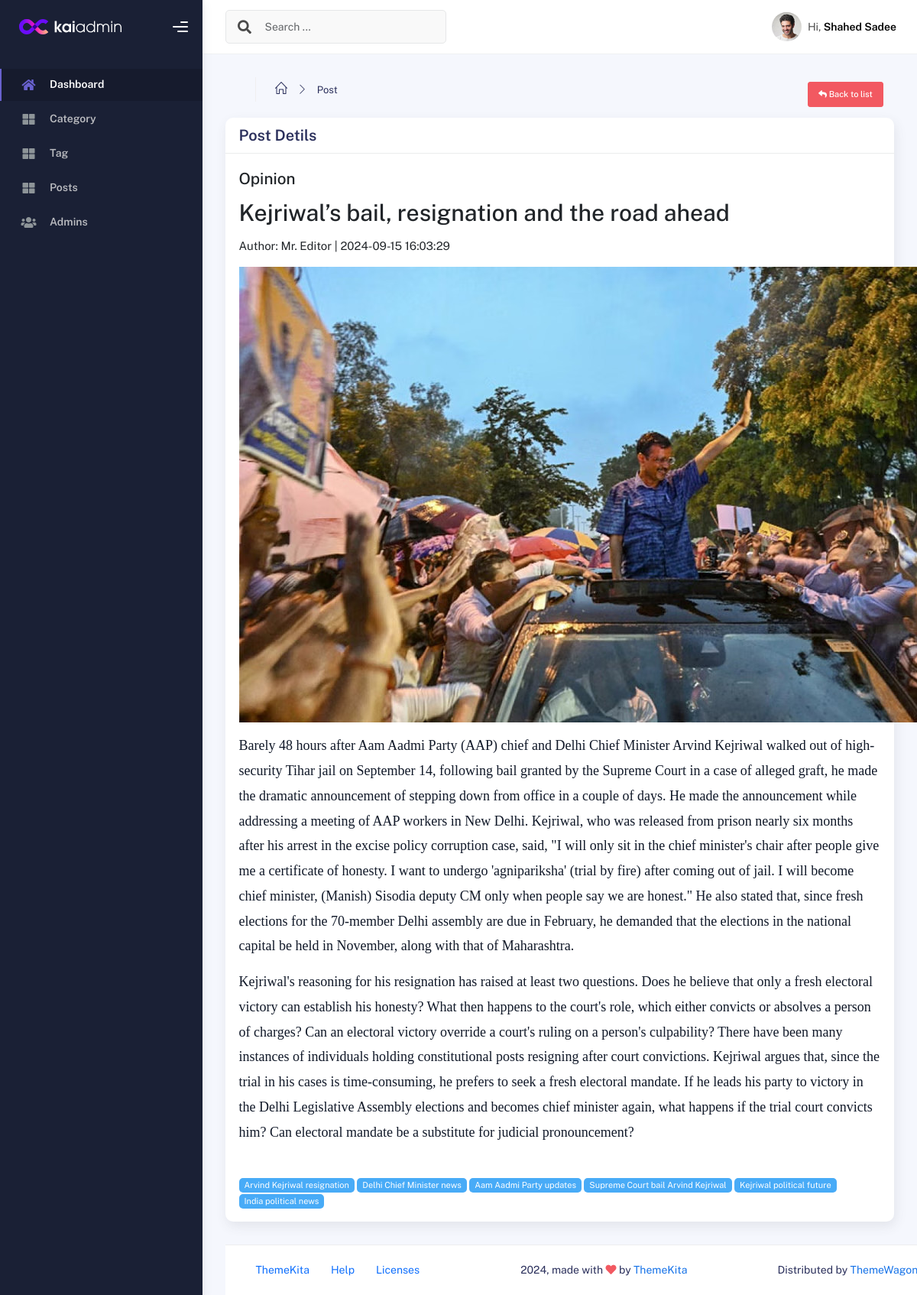
Screenshot of /admin/postShow.php?id=5 (signed in) with the database file from the repository.
### tables this page shows
CREATE TABLE `post` (
  `id` int NOT NULL,
  `category_id` int NOT NULL,
  `user_id` int NOT NULL,
  `title` varchar(255) NOT NULL,
  `slug` varchar(255) NOT NULL,
  `description` longtext NOT NULL,
  `image` varchar(255) NOT NULL,
  `is_published` tinyint(1) NOT NULL DEFAULT '0',
  `is_featured` tinyint(1) DEFAULT '0',
  `created_at` timestamp NULL DEFAULT CURRENT_TIMESTAMP,
  `updated_at` timestamp NULL DEFAULT CURRENT_TIMESTAMP
);

CREATE TABLE `category` (
  `id` int NOT NULL,
  `name` varchar(255) NOT NULL,
  `slug` varchar(255) NOT NULL
);

CREATE TABLE `users` (
  `id` int NOT NULL,
  `name` varchar(255) NOT NULL,
  `email` varchar(255) NOT NULL,
  `password` varchar(255) NOT NULL,
  `status` enum('active','inactive') NOT NULL DEFAULT 'active',
  `image` varchar(255) DEFAULT NULL,
  `role` enum('admin','editor','user') NOT NULL DEFAULT 'user',
  `phone` varchar(15) DEFAULT NULL
);

CREATE TABLE `tag` (
  `id` int NOT NULL,
  `name` varchar(255) NOT NULL,
  `slug` varchar(255) NOT NULL
);

### admin/postShow.php (the view, shortened to what this page needs)
<?php
include "layout/head.php";
?>
<body>
    <div class="wrapper">
        <?php
        include "layout/sidebar.php";
        ?>
        <div class="main-panel">
            <div class="main-header">
                <?php
                include "layout/header.php";
                ?>
            </div>
            <div class="container">
                <div class="page-inner">
                    <div class="p-3">
                        <div class="row">
                            <div class="col-md-6">
                                <ul class="breadcrumbs mb-3">
                                    <li class="nav-home">
                                        <a href="dashboard.php">
                                            <i class="icon-home"></i>
                                        </a>
                                    </li>
                                    <li class="separator">
                                        <i class="icon-arrow-right"></i>
                                    </li>
                                    <li class="nav-item">
                                        <a href="post.php">Post</a>
                                    </li>
                                </ul>
                            </div>
                            <div class="col-md-6 text-end">
                                <a href="post.php" class="btn btn-danger btn-sm"><i class="fa fa-reply"></i> Back to list</a>
                            </div>
                        </div>
                    </div>
                    <div class="row">
                        <div class="col-md-12">
                            <div class="card">
                                <div class="card-header py-2">
                                    <h4 class="card-title">Post Detils </h4>
                                </div>
                                <div class="card-body">
                                    <?php
                                    if (isset($_GET['id']) && !empty($_GET['id'])) {
                                        $id = $_GET['id'];
                                        $sql = "SELECT post.*, category.name as categoryName,users.name as author FROM post
                                                    INNER JOIN category ON post.category_id = category.id INNER JOIN users ON post.user_id = users.id  WHERE post.id = :id";
                                        $stmt = $pdo->prepare($sql);
                                        $stmt->bindParam(':id', $id);
                                        $stmt->execute();
                                        $post = $stmt->fetch(PDO::FETCH_OBJ);
                                    }
                                    ?>
                                    <h4><?php echo $post->categoryName ?></h4>
                                    <h1><?php echo $post->title ?></h1>
                                    <p>
                                        Author: <?php echo $post->author ?> | <span><?php echo $post->created_at ?></span>
                                    </p>
                                    <img src="<?php echo $post->image ?>" alt="">
                                    <p>
                                        <?php echo html_entity_decode($post->description) ?>
                                    </p>
                                    <?php
                                    $sql = "SELECT tag.* FROM tag INNER JOIN post_tag ON tag.id = post_tag.tag_id WHERE post_id=:postId";
                                    $stmt = $pdo->prepare($sql);
                                    $stmt->bindParam(':postId', $post->id, PDO::PARAM_INT);
                                    $stmt->execute();
                                    $tags = $stmt->fetchAll(PDO::FETCH_OBJ);
                                    if ($tags) {
                                        foreach ($tags as $key => $tag) { ?>
                                            <span class="badge badge-info badge-pill m-r-5 m-b-5"><?php echo $tag->name; ?></span>
                                    <?php
                                        }
                                    }
                                    ?>
                                </div>
                            </div>
                        </div>
                    </div>
                    <?php
                    include "layout/footer.php";
                    ?>
                </div>
            </div>
</body>
</html>

### admin/layout/head.php (shortened to what this page needs)
<!DOCTYPE html>
<html lang="en">
<head>
    <link rel="stylesheet" href="assets/vendor/summernote/dist/summernote-bs4.min.css">
    <link rel="stylesheet" href="https://cdnjs.cloudflare.com/ajax/libs/Dropify/0.2.2/css/dropify.min.css" />
    <link rel="stylesheet" href="assets/vendor/select2/dist/css/select2.min.css">
    <link rel="stylesheet" href="assets/css/bootstrap.min.css" />
    <link rel="stylesheet" href="assets/css/plugins.min.css" />
    <link rel="stylesheet" href="assets/css/kaiadmin.min.css" />
</head>

### admin/layout/sidebar.php (shortened to what this page needs)
<div class="sidebar" data-background-color="dark">
    <div class="sidebar-logo">
        <div class="logo-header" data-background-color="dark">
            <a href="index.html" class="logo">
                <img
                    src="assets/img/kaiadmin/logo_light.svg"
                    alt="navbar brand"
                    class="navbar-brand"
                    height="20" />
            </a>
            <div class="nav-toggle">
                <button class="btn btn-toggle toggle-sidebar">
                    <i class="gg-menu-right"></i>
                </button>
            </div>
        </div>
    </div>
    <div class="sidebar-wrapper scrollbar scrollbar-inner">
        <div class="sidebar-content">
            <ul class="nav nav-secondary">
                <li class="nav-item active">
                    <a href="dashboard.php">
                        <i class="fas fa-home"></i>
                        <p>Dashboard</p>
                    </a>
                </li>
                <?php
                  if ($_SESSION['role'] == 'admin') { ?>
                    <li class="nav-item">
                        <a href="category.php">
                            <i class="fas fa-th-large"></i>
                            <p>Category</p>
                        </a>
                    </li>
                <?php } ?>
                <li class="nav-item">
                    <a href="tag.php">
                        <i class="fas fa-th-large"></i>
                        <p>Tag</p>
                    </a>
                </li>
                <li class="nav-item">
                    <a href="post.php">
                        <i class="fas fa-th-large"></i>
                        <p>Posts</p>
                    </a>
                </li>
                <?php
                  if ($_SESSION['role'] == 'admin') { ?>
                    <li class="nav-item">
                        <a href="user.php">
                            <i class="fas fa-users"></i>
                            <p>Admins</p>
                        </a>
                    </li>
                <?php } ?>
            </ul>
        </div>
    </div>
</div>

### admin/layout/header.php (shortened to what this page needs)
<nav
    class="navbar navbar-header navbar-header-transparent navbar-expand-lg border-bottom">
    <div class="container-fluid">
        <nav
            class="navbar navbar-header-left navbar-expand-lg navbar-form nav-search p-0 d-none d-lg-flex">
            <div class="input-group">
                <div class="input-group-prepend">
                    <button type="submit" class="btn btn-search pe-1">
                        <i class="fa fa-search search-icon"></i>
                    </button>
                </div>
                <input
                    type="text"
                    placeholder="Search ..."
                    class="form-control" />
            </div>
        </nav>
        <ul class="navbar-nav topbar-nav ms-md-auto align-items-center">
            <li class="nav-item topbar-user dropdown hidden-caret">
                <a
                    class="dropdown-toggle profile-pic"
                    data-bs-toggle="dropdown"
                    href="#"
                    aria-expanded="false">
                    <div class="avatar-sm">
                        <img
                            src="assets/img/profile.jpg"
                            alt="..."
                            class="avatar-img rounded-circle" />
                    </div>
                    <span class="profile-username">
                        <span class="op-7">Hi,</span>
                        <span class="fw-bold"><?php echo $_SESSION['name']; ?></span>
                    </span>
                </a>
            </li>
        </ul>
    </div>
</nav>

### admin/layout/footer.php
<footer class="footer">
    <div class="container-fluid d-flex justify-content-between">
        <nav class="pull-left">
            <ul class="nav">
                <li class="nav-item">
                    <a class="nav-link" href="http://www.themekita.com">
                        ThemeKita
                    </a>
                </li>
                <li class="nav-item">
                    <a class="nav-link" href="#"> Help </a>
                </li>
                <li class="nav-item">
                    <a class="nav-link" href="#"> Licenses </a>
                </li>
            </ul>
        </nav>
        <div class="copyright">
            2024, made with <i class="fa fa-heart heart text-danger"></i> by
            <a href="http://www.themekita.com">ThemeKita</a>
        </div>
        <div>
            Distributed by
            <a target="_blank" href="https://themewagon.com/">ThemeWagon</a>.
        </div>
    </div>
</footer>

### rows the page displays
post: category.name "Opinion", title "Kejriwal’s bail, resignation and the road ahead", user.name "Mr. Editor", created_at "2024-09-15 16:03:29", image (picture), description "Barely 48 hours after Aam Aadmi Party (AAP) chief and Delhi Chief Minister Arvind Kejriwal walked out of high-security Tihar jail on September 14, following bail granted by the Supreme Court in a case of alleged graft, he made the dramatic announcement of stepping down from office in a couple of days. He made the announcement while addressing a meeting of AAP workers in New Delhi. Kejriwal, who was released from prison nearly six months after his arrest in the excise policy corruption case, said, \"I will only sit in the chief minister's chair after people give me a certificate of honesty. I want to undergo 'agnipariksha' (trial by fire) after coming out of jail. I will become chief…"
tag: name "Arvind Kejriwal resignation"
tag: name "Delhi Chief Minister news"
tag: name "Aam Aadmi Party updates"
tag: name "Supreme Court bail Arvind Kejriwal"
tag: name "Kejriwal political future"
tag: name "India political news"

### other values shown
$_SESSION['name'] "Shahed Sadee"
